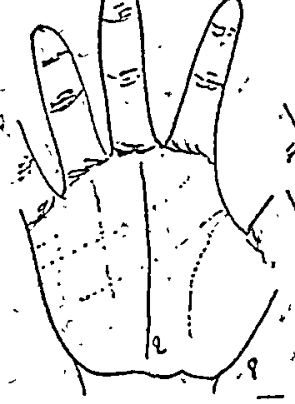
#> input picture illustrations/cropped_hands/Fate_Line_Hand_1.png, 295 x 404 px
$ python build_contact_sheets.py
#> lines starting #> are read from the running program, lines starting #| are printed output that depends on the picture
#!/usr/bin/env python3
"""
Build contact sheets: one numbered image per plate for the visual matcher.

Usage:
    python3 engine/build_contact_sheets.py

Output: illustrations/contact_sheets/<Plate>.png
Each sheet shows its crops in grid order with large figure numbers.
"""

import math
from pathlib import Path
from PIL import Image, ImageDraw

REPO_ROOT = Path(__file__).parent.parent
HANDS_DIR = REPO_ROOT / "illustrations" / "cropped_hands"
OUT_DIR = REPO_ROOT / "illustrations" / "contact_sheets"

OUT_DIR.mkdir(parents=True, exist_ok=True)

# Thumb height and label bar size
THUMB_H = 300
LABEL_H = 40
PAD = 8


def collect_plates():
    plates = {}
    for img in HANDS_DIR.glob("*_Hand_*.png"):
        name = img.stem
        parts = name.rsplit("_Hand_", 1)
        if len(parts) != 2:
            continue
        plate_name, hand_num = parts[0], int(parts[1])
        plates.setdefault(plate_name, []).append((hand_num, img))
    for plate_name in plates:
        plates[plate_name].sort(key=lambda x: x[0])
    return plates


def build_sheet(plate_name, hands):
#> called with plate_name = 'Fate_Line'
    n = len(hands)
    cols = math.ceil(math.sqrt(n))
    rows = math.ceil(n / cols)

    # Load thumbs at fixed height
    thumbs = []
    max_w = 0
    for hand_num, img_path in hands:
        im = Image.open(img_path).convert("RGB")
#> im is the input picture: PIL image 295x404 RGB; min 0, max 255, mean 233.9
        scale = THUMB_H / im.height
#> scale = 0.743
        w = int(im.width * scale)
#> w = 219
        im = im.resize((w, THUMB_H))
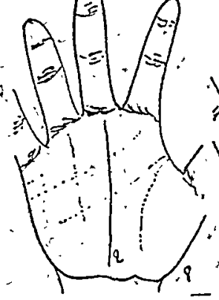
#> im: PIL image 219x300 RGB; min 0, max 255, mean 233.8
        thumbs.append((hand_num, im))
        max_w = max(max_w, w)
#> max_w = 219

    cell_w = max_w + PAD * 2
#> cell_w = 235
    cell_h = THUMB_H + LABEL_H + PAD * 2
    sheet_w = cols * cell_w + PAD
#> sheet_w = 243
    sheet_h = rows * cell_h + PAD
    sheet = Image.new("RGB", (sheet_w, sheet_h), "white")
#> sheet: PIL image 243x364 RGB; every value is 255
    draw = ImageDraw.Draw(sheet)

    for idx, (hand_num, thumb) in enumerate(thumbs):
        r, c = divmod(idx, cols)
        x0 = PAD + c * cell_w
        y0 = PAD + r * cell_h
        sheet.paste(thumb, (x0 + PAD, y0 + PAD + LABEL_H))
        draw.text((x0 + PAD, y0 + PAD), f"Fig {hand_num}", fill="black")
#> this loop made 1 pass
#> (hand_num, r, c, x0, y0) on pass 1: (1, 0, 0, 8, 8)
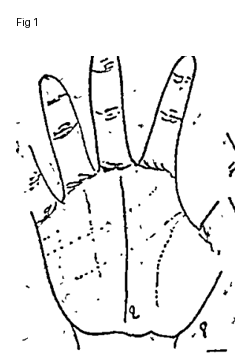
#> sheet: PIL image 243x364 RGB; min 0, max 255, mean 239.1

    out = OUT_DIR / f"{plate_name}.png"
    sheet.save(out)
    print(f"  {plate_name}: {n} figures -> {out.name} ({sheet_w}x{sheet_h})")
#|   Fate_Line: 1 figures -> Fate_Line.png (243x364)
    return out


def main():
    plates = collect_plates()
    print(f"Found {len(plates)} plates")
    for plate_name, hands in sorted(plates.items()):
        build_sheet(plate_name, hands)
    print(f"\nContact sheets saved in {OUT_DIR}")


if __name__ == "__main__":
    main()
